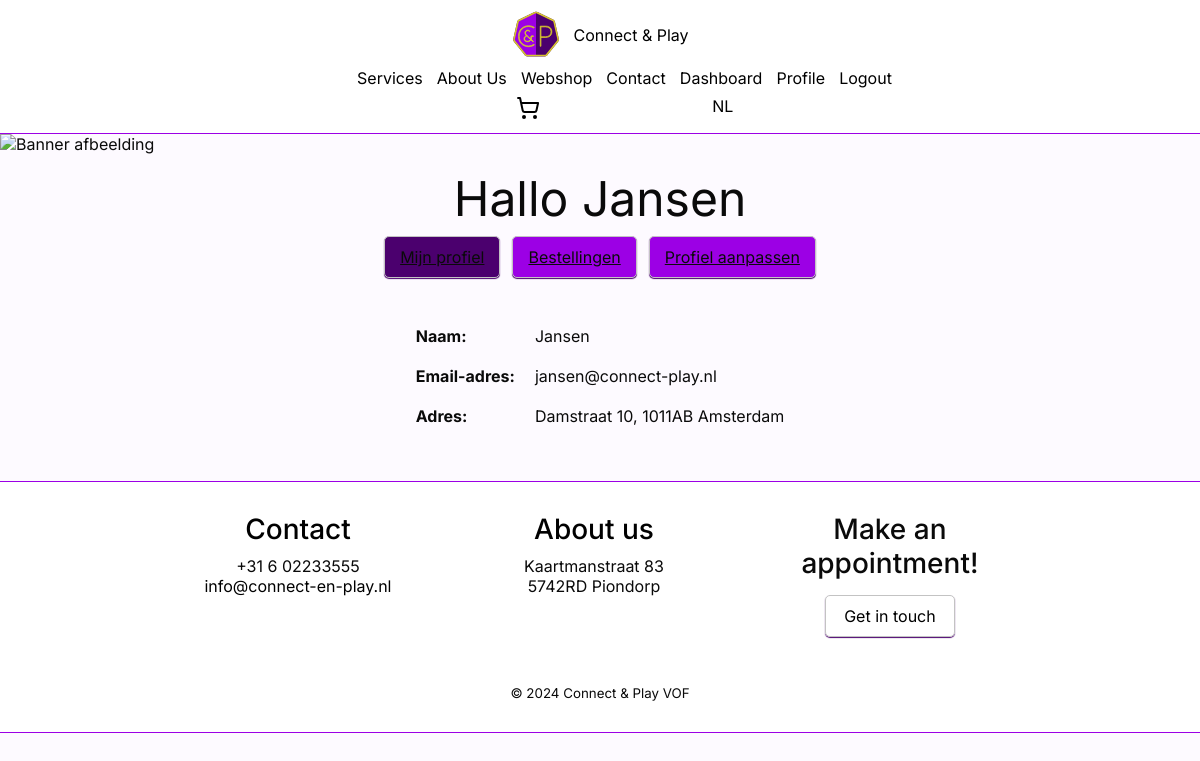
The app's page /profiel.php?lang=en (signed in) with its own data.
### tables this page shows
CREATE TABLE `user` (
  `user_id` int(11) NOT NULL,
  `postal_code` varchar(6) DEFAULT NULL,
  `house_number` varchar(6) DEFAULT NULL,
  `email` varchar(320) NOT NULL,
  `name` varchar(150) NOT NULL,
  `role` varchar(15) NOT NULL,
  `password` varchar(120) NOT NULL
);

CREATE TABLE `address` (
  `postal_code` varchar(6) NOT NULL,
  `house_number` varchar(6) NOT NULL,
  `street_name` varchar(80) NOT NULL,
  `city` varchar(70) NOT NULL
);

### php/Shared/Database.php (called while the page is built, shortened)
<?php
class Database
{
    private static ?PDO $connection = null;
    public static function connect(
        string $servername = "mariadb",
        string $username = "root",
        string $password = "",
        string $name = "webshop"
    ): PDO {
        if (self::$connection === null) {
            self::$connection = new PDO("mysql:host={$servername};dbname={$name};charset=utf8mb4", $username, $password);
            self::$connection->setAttribute(PDO::ATTR_ERRMODE, PDO::ERRMODE_EXCEPTION);
            self::$connection->setAttribute(PDO::ATTR_DEFAULT_FETCH_MODE, PDO::FETCH_ASSOC);
        }
        return self::$connection;
    }
}

### php/Profile/DataAccess/UserRepository.php (called while the page is built, shortened)
<?php
require_once '/var/www/php/Profile/Domain/User.php';
require_once '/var/www/php/Shared/Database.php';
class UserRepository
{
    private PDO $db;
    public function __construct()
    {
        try {
            $this->db = Database::connect();
        } catch (PDOException $e) {
            echo "Fout bij het verbinden met de database: " . $e->getMessage();
            exit;
        }
    }
    public function getUser($emailOrId): ?User
    {
        $sql = $this->db->prepare("CALL get_user(:id, :email);");
        $sql->execute([
            ':id' => (int)$emailOrId,
            ':email' => $emailOrId,
        ]);
        $user = $sql->fetch();
        $sql = $this->db->prepare("CALL get_address(:postal_code, :house_number);");
        $sql->execute([
            ':postal_code' => $user['postal_code'],
            ':house_number' => $user['house_number'],
        ]);
        $address = $sql->fetch();
        return new User(
            $user['user_id'],
            $user['email'],
            $user['name'],
            $user['password'],
            UserRole::from($user['role']),
            $address ? [
                new Address(
                    $address['postal_code'] ?? '',
                    $address['house_number'] ?? '',
                    $address['street_name'] ?? '',
                    $address['city'] ?? '',
                )
            ] : []
        );
    }
}

### php/Profile/Domain/User.php (called while the page is built, shortened)
<?php
require_once 'Address.php';
class User
{
    public function getEmail(): string
    {
        return $this->email;
    }
    public function getName(): string
    {
        return $this->name;
    }
    public function getAddresses(): array
    {
        return $this->addresses;
    }
}

### php/Profile/Domain/Address.php (called while the page is built, shortened)
<?php
class Address
{
    public function getPostalCode(): string
    {
        return $this->postalCode;
    }
    public function getHouseNumber(): string
    {
        return $this->houseNumber;
    }
    public function getStreetName(): string
    {
        return $this->streetName;
    }
    public function getCity(): string
    {
        return $this->city;
    }
}

### public/profiel.php (the view)
<?php require_once '/var/www/php/Shared/header.php'; ?>
<img class="banner-img" src="images/bannerImg.jpg" alt="Banner afbeelding" />
<?php
if (isset($user)): ?>
    <section id="profile-container" class="flex justify-center py-15">
        <div class="col-12 flex align-center flex-col">
            <h1 class="heading text-center">Hallo <?= explode(' ', trim($user->getName()))[0] ?></h1>
            <div class="flex flex-row align-center">
                <a href="/profiel.php" class="button active">Mijn profiel</a>
                <a href="/profiel/bestellingen.php" class="button">Bestellingen</a>
                <a href="/profiel/aanpassen.php" class="button">Profiel aanpassen</a>
            </div>
            <div class="col-6 flex justify-center">
                <div class="col-12 flex p-30">
                    <div class="flex col-12 justify-center">
                        <table style="border-collapse: collapse;">
                            <tr>
                                <td class="p-10"><strong>Naam:</strong></td>
                                <td class="p-10"><?= $user->getName() ?></td>
                            </tr>
                            <tr>
                                <td class="p-10"><strong>Email-adres:</strong></td>
                                <td class="p-10"><?= $user->getEmail() ?></td>
                            </tr>
                            <tr>
                                <td class="p-10"><strong>Adres:</strong></td>
                                <td class="p-10">
                                    <?php if (empty($user->getAddresses())): ?>
                                        Geen adressen gevonden.
                                    <?php else: ?>
                                        <?php foreach ($user->getAddresses() as $address): ?>
                                            <?= $address->getStreetName() . ' ' . $address->getHouseNumber() . ', ' . $address->getPostalCode() . ' ' . $address->getCity() ?>
                                        <?php endforeach; ?>
                                    <?php endif; ?>
                                </td>
                            </tr>
                        </table>
                    </div>
                </div>
            </div>
        </div>
    </section>
<?php endif; ?>
<?php require_once '/var/www/php/Shared/footer.php'; ?>

### public/css/style.css (style rules this page uses)
:root { --foreground: #0a0a0a; --background: #fdfaff; --primary: #4b006e; --accent: #9c00e5; --highlight: #d6c52e; --box-1: #cdcdcd; --box-2: #b5b5b5; --footer-header: #000; --header-z-index: 10; }
* { margin: 0; padding: 0; box-sizing: border-box; }
body { font-family: "Inter", "Verdana", sans-serif; background-color: var(--background); color: var(--foreground); }
.banner-img { object-fit: cover; width: 100%; height: 200px; margin: 0; padding: 0; }
.input, .button { width: 100%; padding: 10px 0; border: 1px solid #c3c3c3; border-radius: 5px; box-shadow: 0 1px 1px var(--primary); resize: none; }
#profile-container { background-color: var(--background); }
#profile-container .button, #checkout-container .button { width: auto; background-color: var(--accent); color: var(--foreground); padding: 10px 15px; }
#profile-container .button.active { background-color: var(--primary); }

### public/css/grid.css (style rules this page uses)
@media only screen and (min-width: 768px) { .col-6 { width: calc(50% - 1vw); } }
@media only screen and (min-width: 768px) { .col-12 { width: 100%; } }

### public/css/spacing.css (style rules this page uses)
.p-10 { padding: 10px; }
.p-30 { padding: 30px; }
.py-15 { padding-top: 15px; padding-bottom: 15px; }

### public/css/flex.css (style rules this page uses)
.flex { display: flex; flex-wrap: wrap; column-gap: 1vw; row-gap: 1vh; }
.flex-col { flex-direction: column; }
.flex-row { flex-direction: row; }
.justify-center { justify-content: center; }
.align-center { align-items: center; }

### public/css/text.css (style rules this page uses)
.text-center { text-align: center; }
h1 { font-size: 2.5rem; font-weight: 700; }
a { font-size: 1rem; }
.heading { font-size: 3rem; font-weight: 400; }

### records on screen
user: name "Jansen", email "jansen@connect-play.nl"
address: street_name "Damstraat", house_number "10", postal_code "1011AB", city "Amsterdam"

### other values on screen
__('nav.services') "Services"
__('nav.about') "About Us"
__('nav.webshop') "Webshop"
__('nav.contact') "Contact"
__('nav.dashboard') "Dashboard"
__('nav.profile') "Profile"
__('nav.logout') "Logout"
__('footer.contact') "Contact"
__('footer.about') "About us"
__('footer.appointment.title') "Make an appointment!"
__('footer.appointment.cta') "Get in touch"
